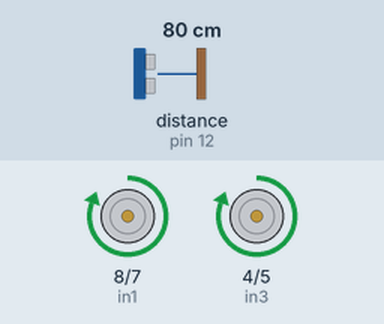
A sketch run on a simulated Arduino Uno, built with avr-gcc and run on an emulated ATmega328P. Parts: motor-driver pin pairs drawn as motors (green arrow = first pin HIGH = forward, orange = second pin HIGH = backward, longer = more drive, scaled by the enable pin). Wiring (inferred from the names in the program): ultrasonic range finder: trigger pin 13; echo pin 12. Inputs (shaded band) come from the test bench; at power-on: distance to the obstacle (sensor on pin 12) 80 cm. The echo pulse lasts 58.3 µs per cm; what the sketch prints to the serial monitor is not drawn.

Above: at 1.2 s.
1.3 s: distance to the obstacle (sensor on pin 12) set to 27 cm
2.8 s: distance to the obstacle (sensor on pin 12) set to 21 cm
At 3.1 s:
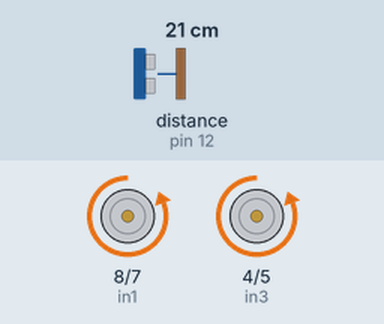
5.8 s: distance to the obstacle (sensor on pin 12) set to 4 cm
7.5 s: distance to the obstacle (sensor on pin 12) set to 2 cm
At 8.3 s:
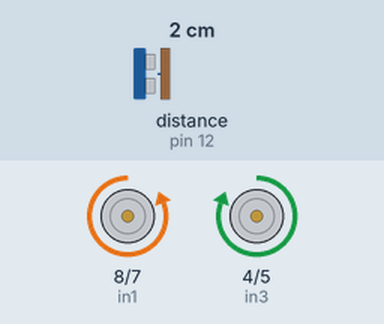
10.5 s: distance to the obstacle (sensor on pin 12) set to 9 cm
At 11.3 s:
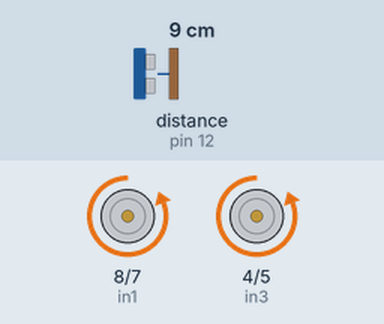
Timing chart, 0 to 14.5 s (numbered marks = the images above; inputs shaded):
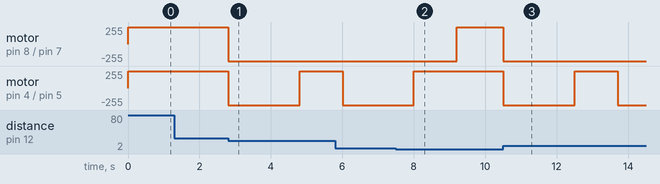

Measured:
- the behaviour switches between 25 and 24 cm on distance to the obstacle (sensor on pin 12) (found by bisection; images 0 and 1)
- the behaviour switches between 3 and 2 cm on distance to the obstacle (sensor on pin 12) (found by bisection; images 1 and 2)
- after the input at 2.8 s, motor on pin 8 (in1) / pin 7 (in2): forward 255/255 → backward 255/255 at once; motor on pin 4 (in3) / pin 5 (in4): forward 255/255 → backward 255/255 at once, → forward 255/255 2.0 s later
- after the input at 7.5 s, motor on pin 8 (in1) / pin 7 (in2): backward 255/255 → forward 255/255 after 1.7 s; motor on pin 4 (in3) / pin 5 (in4): goes on until 8.0 s, then stays forward 255/255
- after the input at 10.5 s, motor on pin 8 (in1) / pin 7 (in2): forward 255/255 → backward 255/255 at once; motor on pin 4 (in3) / pin 5 (in4): forward 255/255 → backward 255/255 at once, → forward 255/255 2.0 s later, → backward 255/255 1.2 s later

The sketch:

12_ObstacleAvoidanceCar.ino
```cpp
#include <Arduino.h>


#define echoPin 12
#define trigPin 13
int enA=9;
int in1=8;
int in2=7;
int enB=3;
int in3=4;
int in4=5;
long time, distance;
void setup() {

    pinMode(echoPin, INPUT);
    pinMode(trigPin, OUTPUT);
    Serial.begin(115200);


    pinMode(enA, OUTPUT);
    pinMode(in1, OUTPUT);
    pinMode(in2, OUTPUT);

    pinMode(enB, OUTPUT);
    pinMode(in3, OUTPUT);
    pinMode(in4,OUTPUT);
}

void loop() {
   analogWrite(enA ,255);
   analogWrite(enB ,255);

  digitalWrite(trigPin, LOW);
  delayMicroseconds(5);
  digitalWrite(trigPin, HIGH);
  delayMicroseconds(10);
  digitalWrite(trigPin, LOW);
  time = pulseIn(echoPin, HIGH);
  distance = time / 29.1 / 2;
  Serial.println("distance");
  Serial.println(distance);


      if (distance < 25 && distance > 1)
  {
    back();
    delay(2000);
    right();
    delay(1200);

  }
  else {
    forward();
  }
}


void forward(){

  digitalWrite (in4 , LOW ) ;
  digitalWrite (in3,HIGH ) ;
  digitalWrite(in1,HIGH);
  digitalWrite(in2 ,LOW );
  Serial.println("forward ") ;

}

void stop(){

  digitalWrite (in4,LOW );
  digitalWrite (in3 , LOW );
  digitalWrite(in1 ,LOW );
  digitalWrite(in2 ,LOW );
  Serial.println ("stop");

}

void back(){
  digitalWrite (in3 , LOW ) ;
  digitalWrite (in4,HIGH ) ;
  digitalWrite(in2,HIGH);
  digitalWrite(in1 ,LOW );
  Serial.println("back ");

}

void right(){
  digitalWrite (in4 , LOW ) ;
  digitalWrite (in3,HIGH ) ;
  digitalWrite(in2,HIGH);
  digitalWrite(in1 ,LOW );
  Serial.println(" right ");

}
void left(){

  digitalWrite (in3 , LOW ) ;
  digitalWrite (in4,HIGH ) ;
  digitalWrite(in1,HIGH);
  digitalWrite(in2 ,LOW );
  Serial.println(" left ");

}
```
